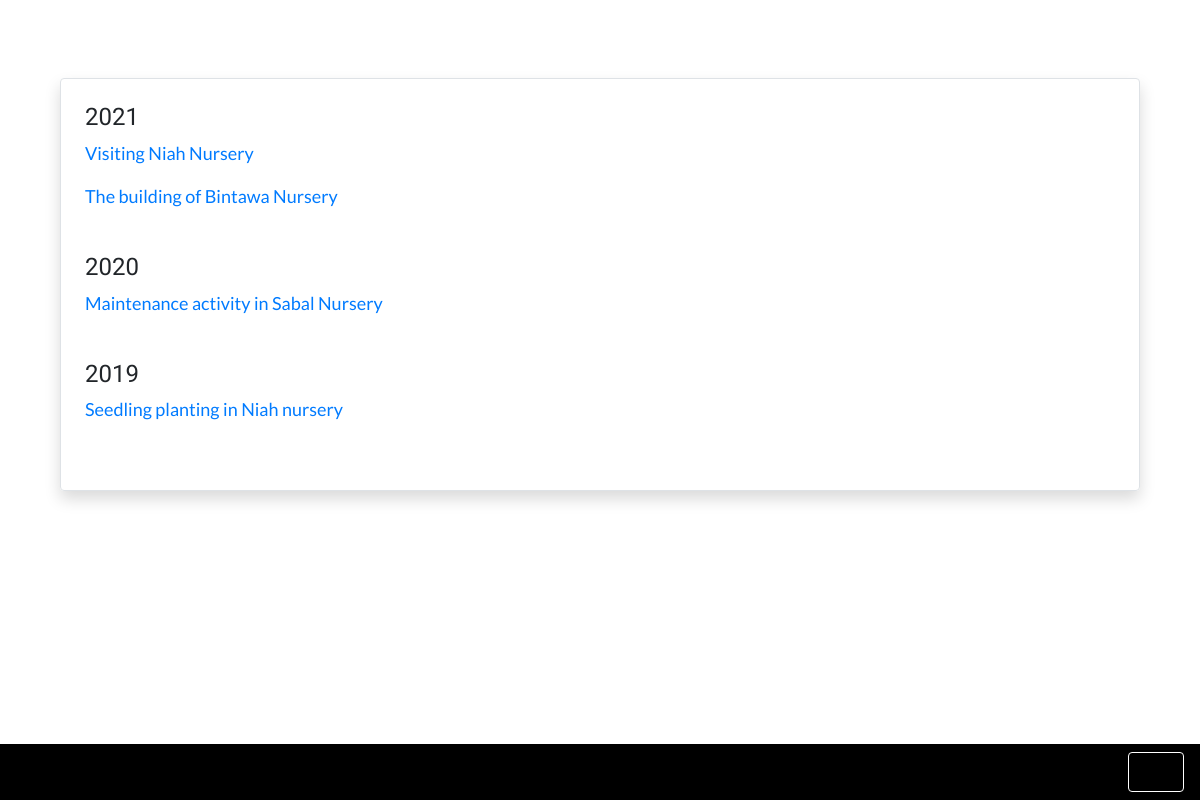
The app's page /activity/nursery_activity_index/ with its own data.
### activity/models.py (models this page shows, shortened)
class Activity(models.Model):
	date_created = models.DateTimeField(auto_now_add=True)
	date_held = models.CharField(max_length=100)
	year = models.CharField(max_length=10, choices=YEAR_CHOICES, default="2021")
	activity_type = models.CharField(max_length=50, choices=ACTIVITY_CHOICES, default='PLANTING')
	name = models.CharField(max_length=200)
	location = models.CharField(max_length=100)
	participant = models.CharField(max_length=200)
	description = models.TextField()
	activity_img = models.ImageField('Activity image', null=True, blank=True, upload_to='activity_img/')
	class Meta:
		ordering = ['-date_created']

### activity/views.py (the view)
# urls.py: path('nursery_activity_index/', nursery_index, name='nursery_activity_index'),
def nursery_index(request):
	nursery_2021_index = data_object.filter(year__icontains='2021').filter(activity_type__icontains='Nursery')
	nursery_2020_index = data_object.filter(year__icontains='2020').filter(activity_type__icontains='Nursery')
	nursery_2019_index = data_object.filter(year__icontains='2019').filter(activity_type__icontains='Nursery')
	nursery_2018_index = data_object.filter(year__icontains='2018').filter(activity_type__icontains='Nursery')
	nursery_2017_index = data_object.filter(year__icontains='2017').filter(activity_type__icontains='Nursery')
	return render(request, 'activity/nursery_activity_index.html', {
			'nursery_2021_index':nursery_2021_index,
			'nursery_2020_index':nursery_2020_index,
			'nursery_2019_index':nursery_2019_index,
			'nursery_2018_index':nursery_2018_index,
			'nursery_2017_index':nursery_2017_index
		})

### activity/templates/activity/nursery_activity_index.html
{% extends 'base_en.html' %}
{% block content %}
<br>
<br>
<div class="custom-div fade-in border rounded shadow mt-4 p-4">
	<h4>2021</h4>
	{% if nursery_2021_index %}
		{% for post in nursery_2021_index %}
		<a href="{% url 'activity_detail' post.pk %}">
			<p>{{ post.name }}</p>
		</a>
		{% endfor %}
	{% else %}
	<p>No activity yet</p>
	{% endif %}
	<br>
	<h4>2020</h4>
	{% if nursery_2020_index %}
		{% for post in nursery_2020_index %}
		<a href="{% url 'activity_detail' post.pk %}">
			<p>{{ post.name }}</p>
		</a>
		{% endfor %}
	{% else %}
	<p>No activity yet</p>
	{% endif %}
	<br>
	<h4>2019</h4>
	{% if nursery_2019_index %}
		{% for post in nursery_2019_index %}
		<a href="{% url 'activity_detail' post.pk %}">
			<p>{{ post.name }}</p>
		</a>
		{% endfor %}
	{% else %}
	<p>No activity yet</p>
	{% endif %}
	<br>
</div>
{% endblock %}

### jrlcd/static/css/main.css (style rules this page uses)
@media screen and (min-width: 600px) { .custom-div { margin: auto; width: 90%; } }
body { font-family: 'Lato', sans-serif; font-size: 18px; }
h1, h2, h3, h4, h5, h6 { font-family: 'Cardo', serif; }
.fade-in { animation: fadeIn linear 1s; -webkit-animation: fadeIn linear 1s; -moz-animation: fadeIn linear 1s; -o-animation: fadeIn linear 1s; -ms-animation: fadeIn linear 1s; }

### records on screen
Activity: name "Visiting Niah Nursery"
Activity: name "The building of Bintawa Nursery"
Activity: name "Maintenance activity in Sabal Nursery"
Activity: name "Seedling planting in Niah nursery"
